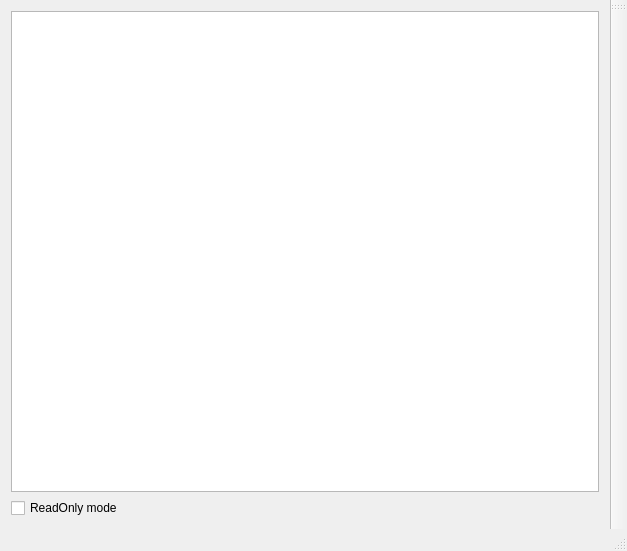
<?xml version="1.0" encoding="UTF-8"?>
<ui version="4.0">
 <class>TextEditor</class>
 <widget class="QMainWindow" name="TextEditor">
  <property name="geometry">
   <rect>
    <x>0</x>
    <y>0</y>
    <width>627</width>
    <height>551</height>
   </rect>
  </property>
  <property name="windowTitle">
   <string>TextEditor</string>
  </property>
  <widget class="QWidget" name="centralWidget">
   <layout class="QGridLayout" name="gridLayout">
    <item row="3" column="0" colspan="2">
     <widget class="QCheckBox" name="checkBoxReadOnly">
      <property name="text">
       <string>ReadOnly mode</string>
      </property>
     </widget>
    </item>
    <item row="0" column="0" colspan="3">
     <widget class="QTextBrowser" name="textBrowserMainMindow">
      <property name="textInteractionFlags">
       <set>Qt::LinksAccessibleByKeyboard|Qt::LinksAccessibleByMouse|Qt::TextBrowserInteraction|Qt::TextEditable|Qt::TextEditorInteraction|Qt::TextSelectableByKeyboard|Qt::TextSelectableByMouse</set>
      </property>
     </widget>
    </item>
   </layout>
  </widget>
  <widget class="QMenuBar" name="menuBar">
   <property name="geometry">
    <rect>
     <x>0</x>
     <y>0</y>
     <width>627</width>
     <height>21</height>
    </rect>
   </property>
  </widget>
  <widget class="QToolBar" name="mainToolBar">
   <attribute name="toolBarArea">
    <enum>RightToolBarArea</enum>
   </attribute>
   <attribute name="toolBarBreak">
    <bool>false</bool>
   </attribute>
  </widget>
  <widget class="QStatusBar" name="statusBar"/>
 </widget>
 <layoutdefault spacing="6" margin="11"/>
 <resources/>
 <connections/>
</ui>
